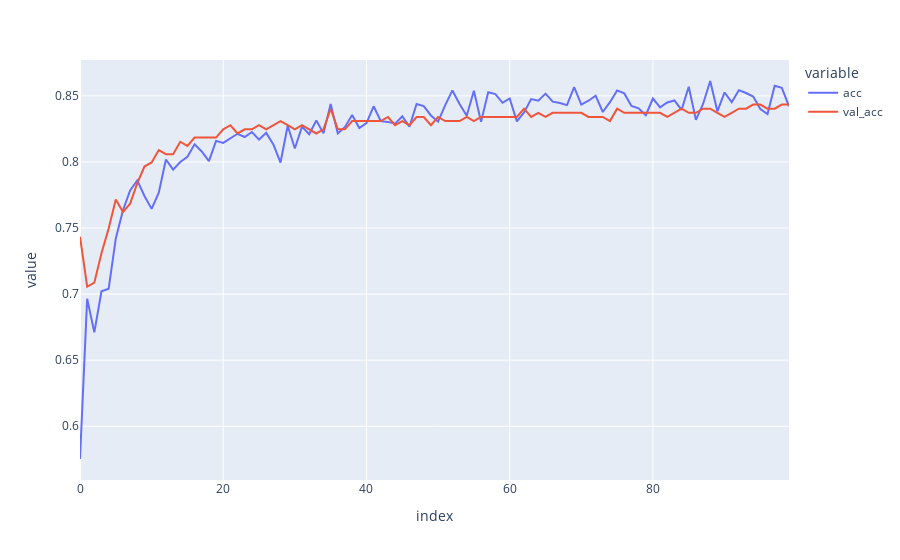

Notebook cell for this chart:
### Code cell
fig = px.line({'acc': train_history['acc'], 'val_acc': val_history['acc']})
fig.show()
